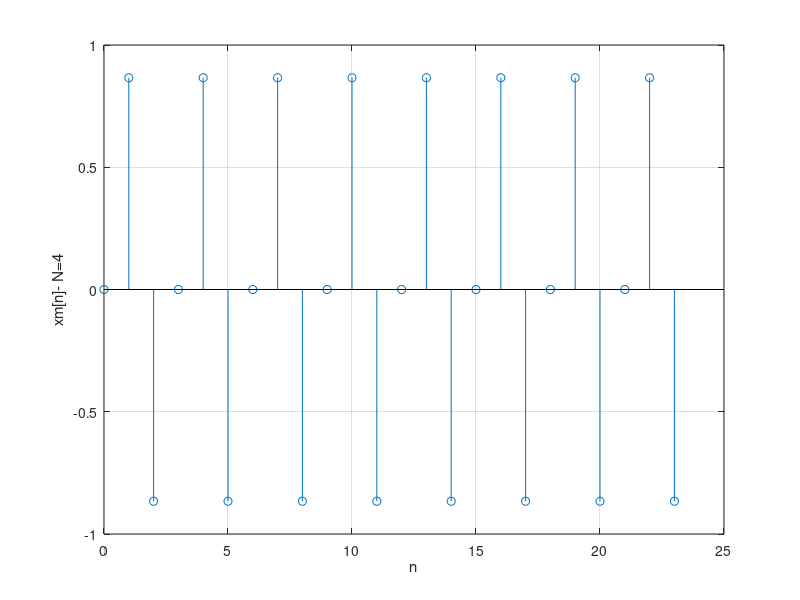
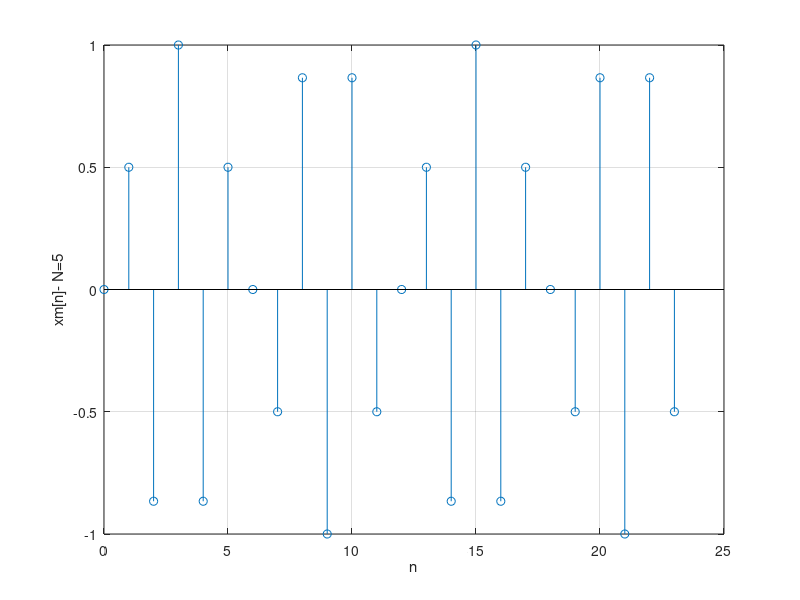
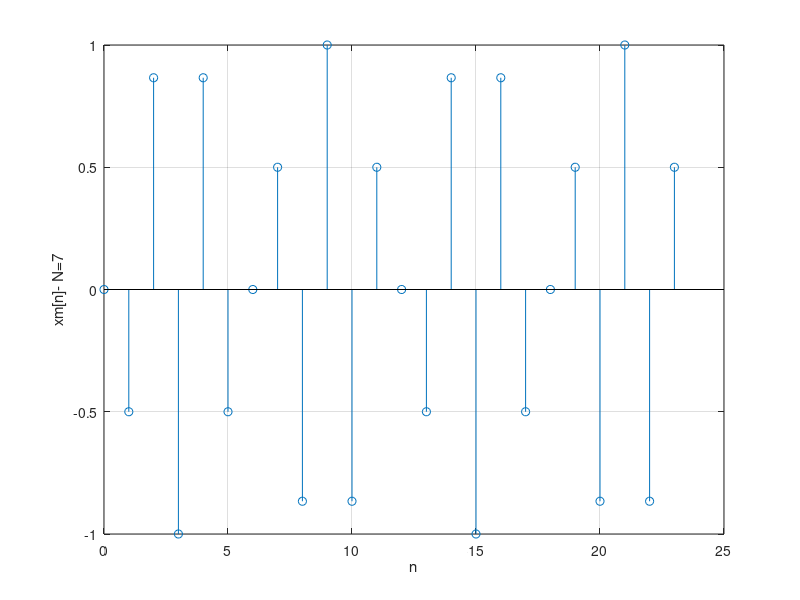
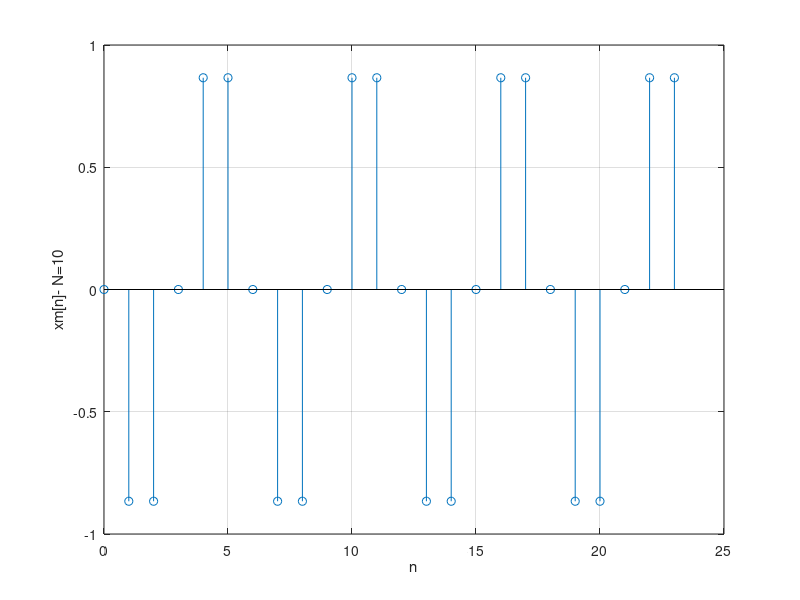

Write MATLAB code to recreate these figures, in order.
n=0:1:23  

function v = xm(n,M)
   N=12;
   v=sin((2*pi*M*n)/N);
end

  
figure(1)
stem(n,xm(n,4))
xlabel('n')
ylabel('xm[n]- N=4')
grid
figure(2)
stem(n,xm(n,5))
xlabel('n')
ylabel('xm[n]- N=5')
grid
figure(3)
stem(n,xm(n,7))
xlabel('n')
ylabel('xm[n]- N=7')
grid
figure(4)
stem(n,xm(n,10))
xlabel('n')
ylabel('xm[n]- N=10')
grid